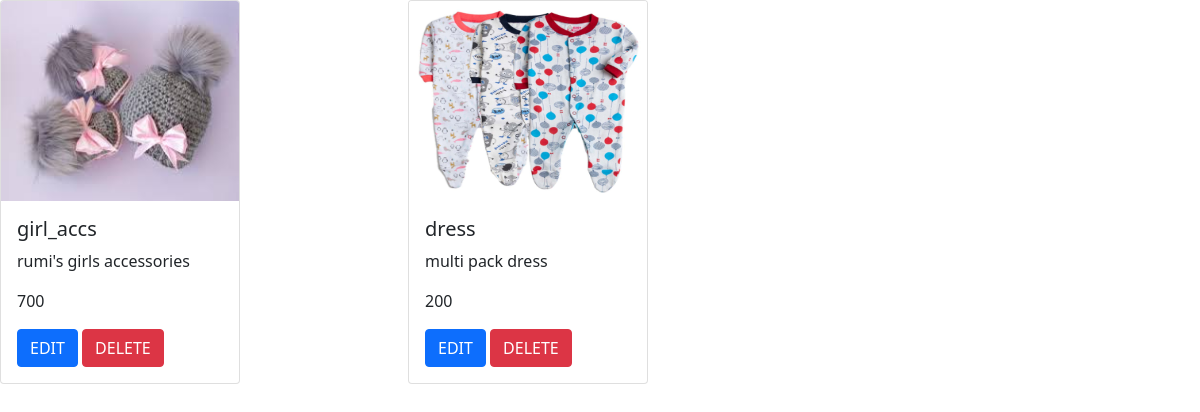
/myApp/pdt_display/ (signed in), run on the app's committed database.
### myApp/models.py (models this page shows, shortened)
class pdtupldmodel(models.Model):
    shopid=models.IntegerField()
    pnm = models.CharField(max_length=20)
    prc = models.IntegerField()
    pdtimg = models.ImageField(upload_to='myApp/static')
    dsc = models.CharField(max_length=40)

### myApp/views.py (the view)
# urls.py: path('pdt_display/',pdtdisplay),
def pdtdisplay(request):              #func to view their pdts only
    shpid=request.session['sid']
    a=pdtupldmodel.objects.all()
    pname=[]
    price=[]
    pdtimg=[]
    desc=[]
    id=[]
    shopid=[]
    for i in a:
        sid=i.shopid
        shopid.append(sid)
        pn=i.pnm
        pname.append(pn)
        prc=i.prc
        price.append(prc)
        img=i.pdtimg
        pdtimg.append(str(img).split('/')[-1])
        ds=i.dsc
        desc.append(ds)
        pid=i.id
        id.append(pid)
        mylist=zip(pname,price,pdtimg,desc,id,shopid)
    return render(request, 'pdt_display.html',{'pdtdata':mylist,'shpid':shpid})

### myApp/templates/pdt_display.html (shortened to what this page needs)
<!DOCTYPE html>
<html lang="en">
<head>
{% load static %}
    <link href="https://cdn.jsdelivr.net/npm/bootstrap@5.0.2/dist/css/bootstrap.min.css" rel="stylesheet">
</head>
<body>
<div class="row">
{% for i,j,k,l,m,n in pdtdata %}
    {% if shpid == n%}
    <div class="col-4">
<div class="card" style="width: 15rem;">
  <img src="{% static k %}" height="200px" width="200px" class="card-img-top" alt="...">
  <div class="card-body">
    <h5 class="card-title">{{ i }}</h5>
    <p class="card-text">{{ l }}</p>
    <p>{{ j }}</p>
    <a class="btn btn-primary" href="http://127.0.0.1:8000/myApp/pdt_edit/{{ m }}">EDIT</a>
    <a class="btn btn-danger" href="http://127.0.0.1:8000/myApp/pdt_delete/{{ m }}">DELETE</a>
  </div>
</div>
    </div>
    {% endif %}
{% endfor %}
</div>
</body>
</html>

### data on the page
pdtupldmodel: pdtdata "girl_accs", pdtdata "rumi's girls accessories"
pdtupldmodel: pdtdata "dress", pdtdata "multi pack dress"

### other printed values
{{ j }} "700" "200"
